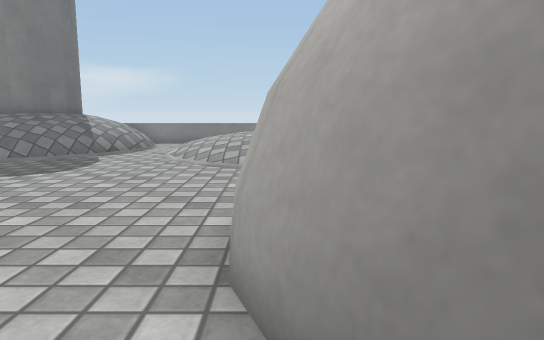
[1] (above)

16 first-person views from a walk through a 3-D level made in the Unity game engine. The camera is 0.68 m above the floor, tilts 8° down and sees 70° across. The floor is counted in squares, 0.5 m on a side. Each view is taken from the middle of a square. On the plan, view 1 faces up. The plan holds only what a view shows up to about 16 squares ahead; the rest is blank. Surface patterns are stand-ins for the level's own textures.

[2]
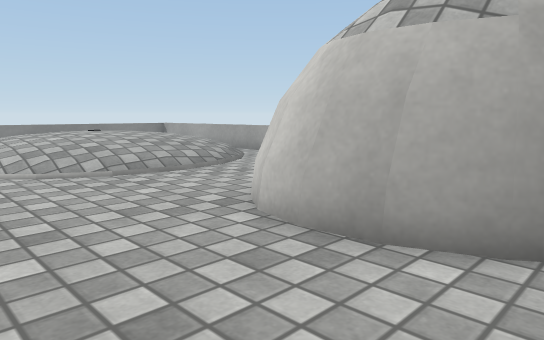

[3]
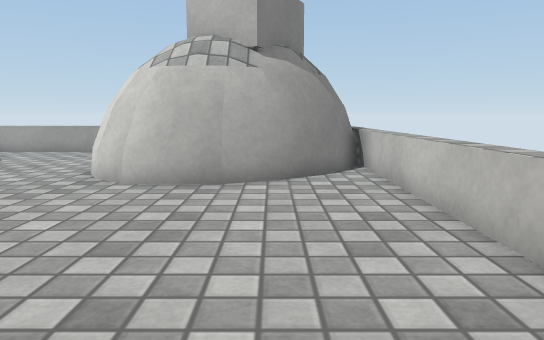

[4]
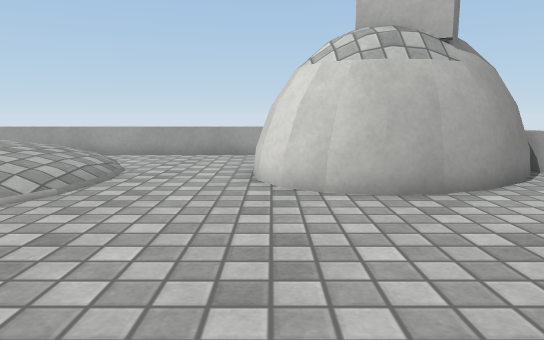

[5]
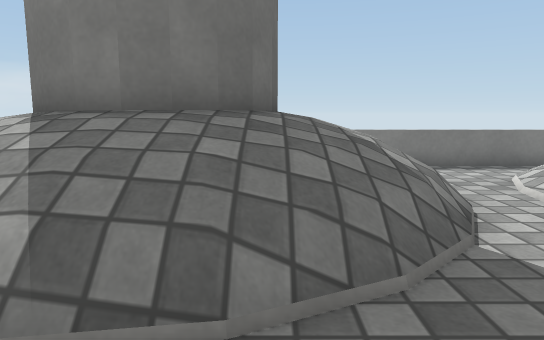

[6]
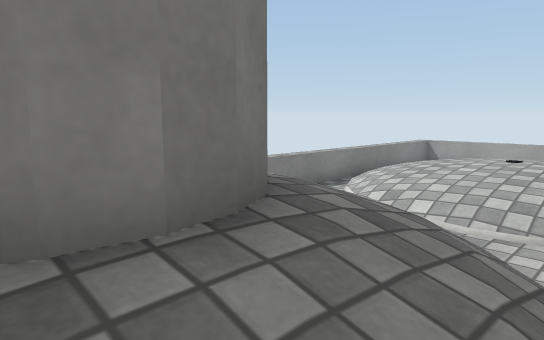

[7]
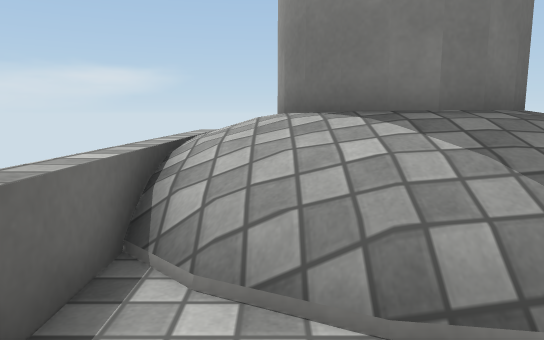

[8]
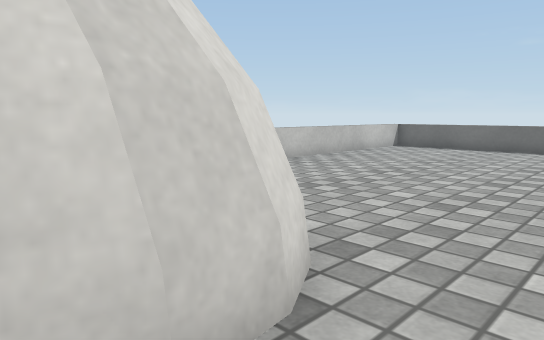

[9]
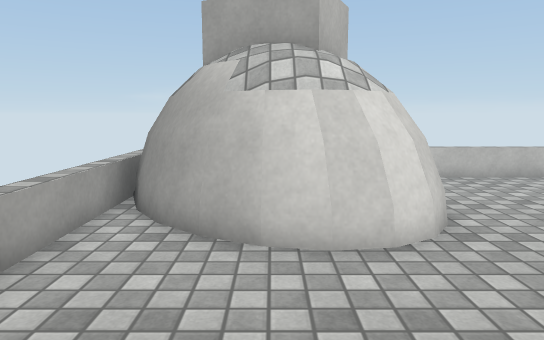

[10]
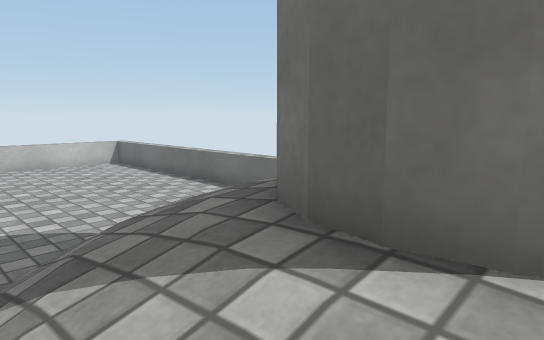

[11]
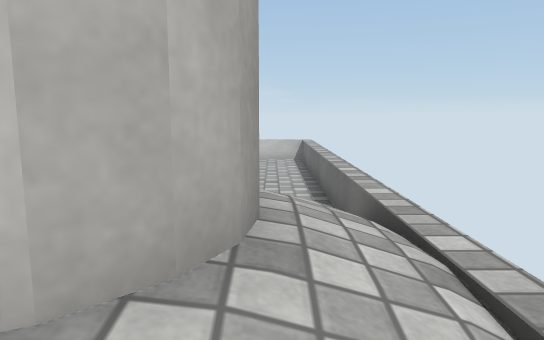

[12]
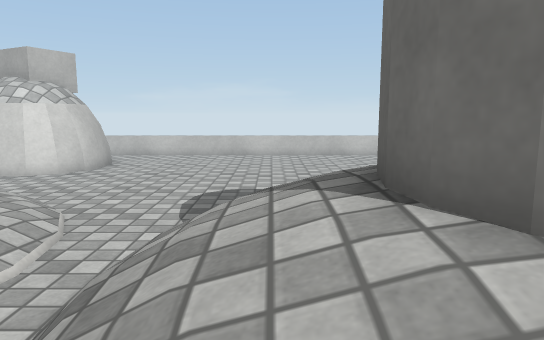

[13]
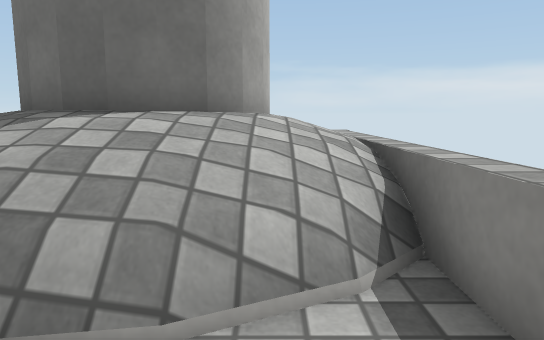

[14]
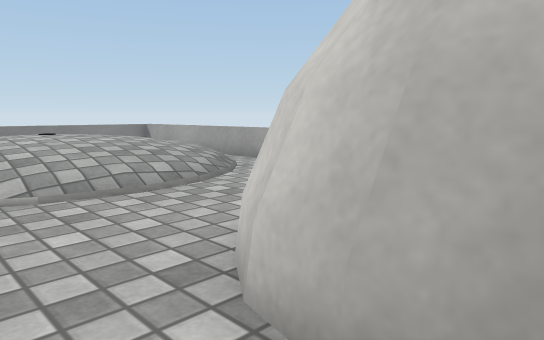

[15]
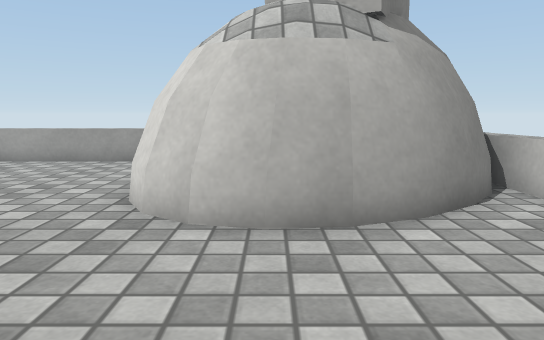

[16]
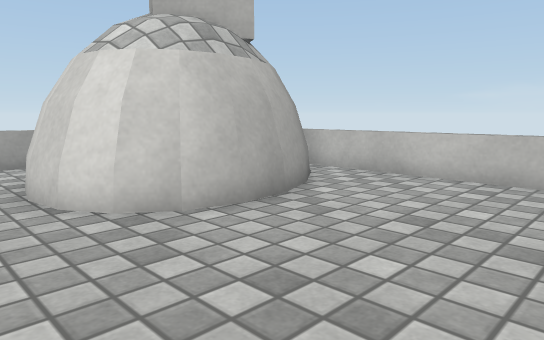

### Floor plan
Key: @ floor where view 1 was taken; # wall or solid block; . main floor; : floor 0.3 m higher than the main floor; + floor 0.35 m higher than the main floor; * floor 0.4 m higher than the main floor; / step, stairs or slope; = window, fence, low wall or low ledge; ^ raised ledge; v drop or lower ground.
Columns run from 14 left of view 1 to 7 right of it. Each row starts with its distance up from view 1.
 20    =//= ======#=##^
 19 = / /////.....=/=
 18 v /###////..////
 17 v/#####///.//:+++    ^
 16 v/## ##///.//+***    #
 15 v/#####///./:+***   /=
 14 v//###///.//:+****  /=
 13  ////////..//+***+:/=#
 12 =///////...//:+++://.=
 11 =..////.....///////..=
 10 =.   ......../////...=
  9 =....................=
  8 =....................=
  7 =....................=
  6 =..............####..=
  5 =.............######.=
  4 =.............##   ###
  3 =.............##    ##
  2 =.............##     #
  1   .............##    #
  0    ...........@.###
 -1    =============###

Positions as (right, up) in squares from view 1, and headings:
1: (0, 0), facing up
2: (-4, 1), facing up-right
3: (-8, 2), facing right
4: (-7, 6), facing right
5: (-8, 9), facing up
6: (-11, 12), facing up-right
7: (-12, 9), facing up
8: (3, 8), facing down-left
9: (3, 12), facing down
10: (-6, 17), facing down-left
11: (-12, 19), facing down
12: (-7, 19), facing down
13: (-3, 18), facing left
14: (-2, 3), facing up-right
15: (-5, 4), facing right
16: (-5, 8), facing down-right
